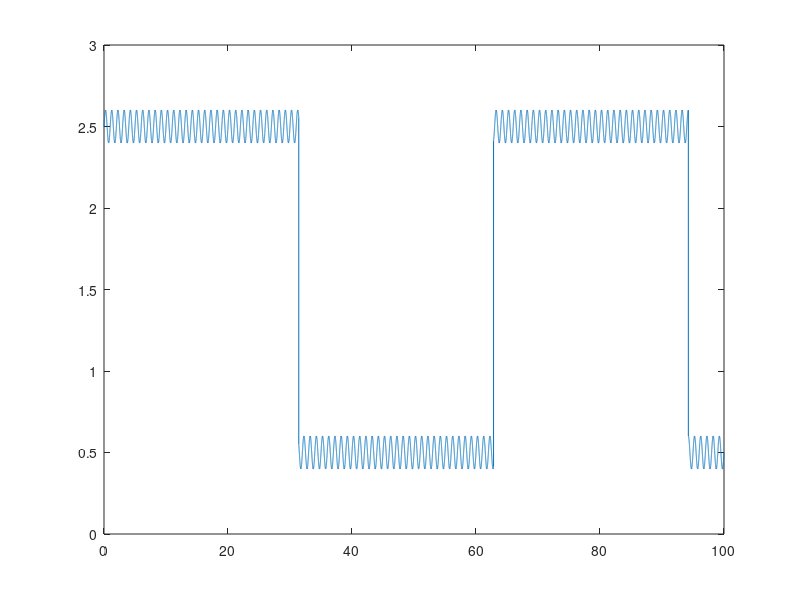

MATLAB code to generate this figure: (Note: this script raises an error after producing the figure.)
t=0.001:0.001:100;
x=square(0.1*t)+0.1*sin(2*pi*t)+1.5;
figure(1);
plot(t,x);
% 设计带通滤波器
Fs = 1 / (t(2) - t(1)); % 采样频率
low_freq = (1.9*pi) / (2*pi); % 低截止频率（赫兹）
high_freq = (2.1*pi) / (2*pi); % 高截止频率（赫兹）

filter_order = 6; % 滤波器阶数
filter_type = 'bandpass'; % 滤波器类型

% Butterworth滤波器
bandpass_filter = designfilt('bandpassiir', ...
                             'FilterOrder', filter_order, ...
                             'HalfPowerFrequency1', low_freq, ...
                             'HalfPowerFrequency2', high_freq, ...
                             'SampleRate', Fs, ...
                             'DesignMethod', 'butter');

% 应用滤波器
result = filtfilt(bandpass_filter, x);
figure(2);
plot(t,result);

figure(3);
plot(t,x-result);